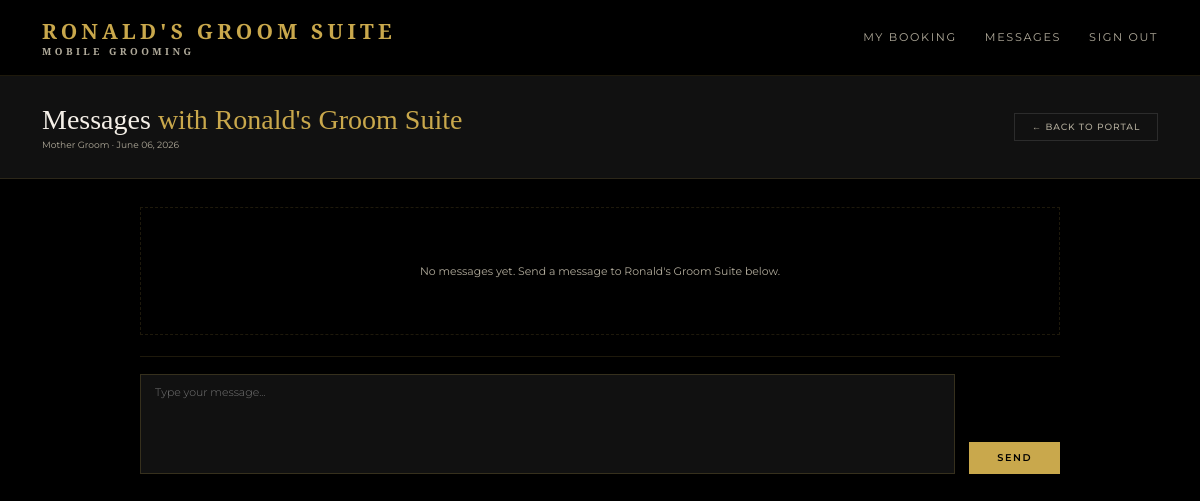
Page /portal/messages (signed in) on the earlier database version.
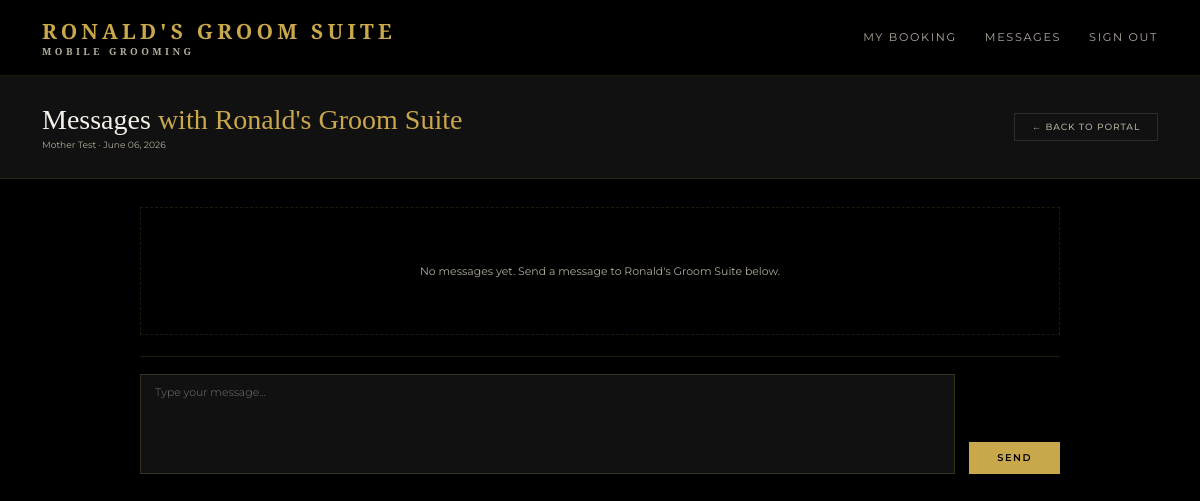
Same page on the later database version.
### models.py (models this page shows)
class User(UserMixin, db.Model):
    id = db.Column(db.Integer, primary_key=True)
    name = db.Column(db.String(100), nullable=False)
    email = db.Column(db.String(120), unique=True, nullable=False)
    password = db.Column(db.String(200), nullable=False)
    role = db.Column(db.String(20), default='client')
    phone = db.Column(db.String(20))
    password_changed = db.Column(db.Boolean, default=False)
    bookings = db.relationship('Booking', backref='client', lazy=True)

### routes.py (the view, shortened to what this page needs)
    @app.route('/portal/messages', methods=['GET', 'POST'])
    @login_required
    def portal_messages():
        booking = Booking.query.filter_by(user_id=current_user.id).first()
        if not booking:
            return redirect(url_for('portal'))
        from models import Message
        messages = Message.query.filter_by(booking_id=booking.id).order_by(Message.timestamp).all()
        for message in messages:
            if message.sender_id != current_user.id:
                message.read = True
        db.session.commit()
        return render_template('messages.html', booking=booking, messages=messages)

### app.py (called while the page is built)
@app.template_filter('format_date')
def format_date(value):
    try:
        return datetime.strptime(value, '%Y-%m-%d').strftime('%B %d, %Y')
    except:
        return value

### templates/messages.html (shortened to what this page needs)
{% extends 'base.html' %}
{% block content %}
<div class="admin-header">
  <div>
    <h1 class="admin-title">Messages <span>with Ronald's Groom Suite</span></h1>
    <p class="admin-meta">{{ current_user.name }} · {{ booking.wedding_date | format_date }}</p>
  </div>
  <a href="{{ url_for('portal') }}" class="btn-ghost">← Back to Portal</a>
</div>
<div class="messages-wrapper">
  <div class="messages-thread">
    {% if messages %}
      {% for message in messages %}
      <div class="message-row {% if message.sender_id == current_user.id %}message-sent{% else %}message-received{% endif %}">
        <div class="message-bubble">
          <div class="message-sender">{{ message.sender.name }}</div>
          <div class="message-body">{{ message.body }}</div>
          <div class="message-time">{{ message.timestamp.strftime('%b %d, %Y · %I:%M %p') }}</div>
        </div>
      </div>
      {% endfor %}
    {% else %}
      <div class="empty-state">
        <p>No messages yet. Send a message to Ronald's Groom Suite below.</p>
      </div>
    {% endif %}
  </div>
  <div class="message-compose">
    <form method="POST" action="{{ url_for('portal_messages') }}">
      <div class="message-input-row">
        <textarea name="body" placeholder="Type your message..." required></textarea>
        <button type="submit" class="btn-gold">Send</button>
      </div>
    </form>
  </div>
</div>
{% endblock %}

Differences in the rows shown:
changed User: name "Mother Groom" → "Mother Test"
